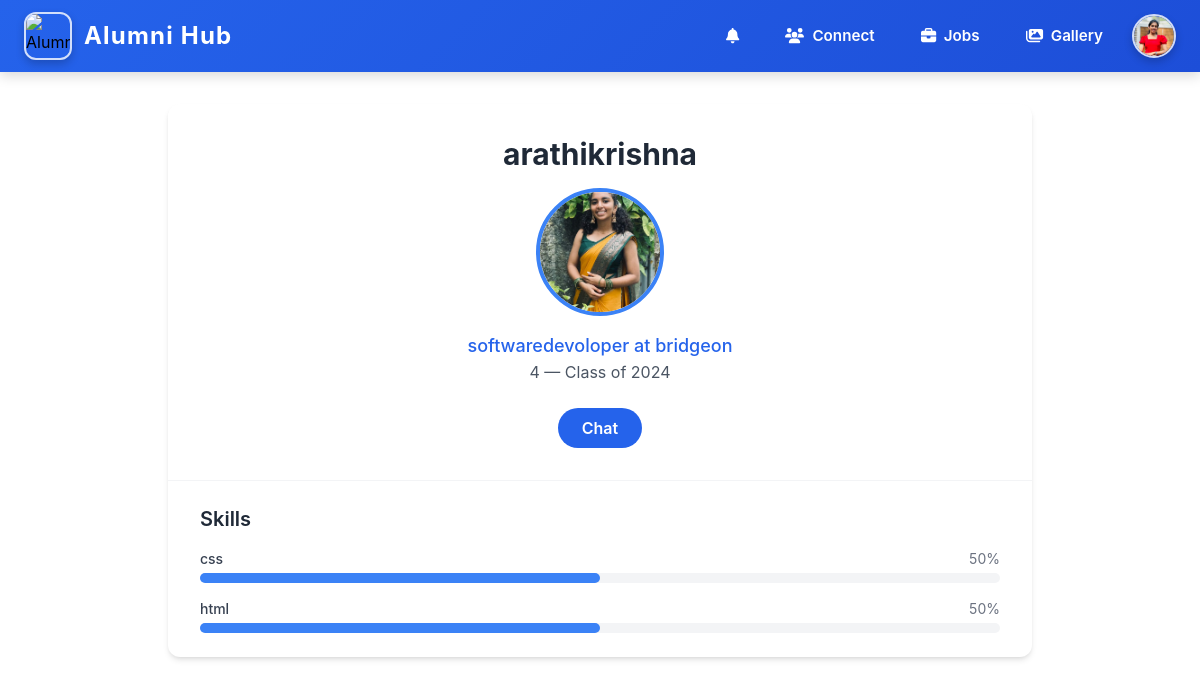
Page /profile/4/ (signed in) on the committed database.
### myapp/models.py (models this page shows, shortened)
class User(AbstractUser):
    is_alumni = models.BooleanField(default=False)
    is_student = models.BooleanField(default=False)
    groups = models.ManyToManyField(Group, related_name="custom_user_groups", blank=True)
    user_permissions = models.ManyToManyField(Permission, related_name="custom_user_permissions", blank=True)

class StudentProfile(models.Model):
    user = models.OneToOneField(User, on_delete=models.CASCADE, related_name='student_profile')
    enrollment_year = models.PositiveIntegerField()
    major = models.CharField(max_length=255)
    resume = models.FileField(upload_to='resumes/', blank=True, null=True)
    profile_picture = models.ImageField(upload_to='profile_pics/', blank=True, null=True)

class AlumniProfile(models.Model):
    user = models.OneToOneField(User, on_delete=models.CASCADE, related_name='alumni_profile')
    company = models.CharField(max_length=255, blank=True, null=True)
    job_title = models.CharField(max_length=255, blank=True, null=True)
    graduation_year = models.PositiveIntegerField(default=2025)
    linkedin = models.URLField(blank=True, null=True)
    profile_picture = models.ImageField(upload_to='profile_pics/', blank=True, null=True)
    department = models.CharField(max_length=100)  # <- Make sure this exists
    passout_year = models.IntegerField(default=2025)           # <- And this too

class Skill(models.Model):
    alumni = models.ForeignKey(User, on_delete=models.CASCADE, related_name='skills')
    name = models.CharField(max_length=100)
    proficiency = models.PositiveIntegerField()  # Percentage 0–100

### myapp/views.py (the view)
# urls.py: path('profile/<int:user_id>/',view_profile, name='view_profile'),
def view_profile(request, user_id):
    user = get_object_or_404(User, id=user_id)
    profile = None
    profile_type = None
    try:
        profile = AlumniProfile.objects.get(user=user)
        profile_type = "alumni"
    except AlumniProfile.DoesNotExist:
        try:
            profile = StudentProfile.objects.get(user=user)
            profile_type = "student"
        except StudentProfile.DoesNotExist:
            profile = None
    if not profile:
        return render(request, 'profile_not_found.html', {'user': user})
    return render(request, 'profile_detail.html', {
        'profile': profile,
        'profile_type': profile_type
    })

### myapp/context_processors.py (called while the page is built)
def notification_count(request):
    if request.user.is_authenticated:
        return {
            'unread_notification_count': Notification.objects.filter(
                user=request.user,
                is_read=False
            ).count()
        }
    return {}

### templates/profile_detail.html
{% extends 'home.html' %}
{% load static %}
{% block content %}
{% include "navbar.html" %}
<div class="max-w-4xl mx-auto px-4 py-8 space-y-6">
  <div class="bg-white rounded-xl shadow-md overflow-hidden">
    <div class="p-8 text-center">
      <h1 class="text-3xl font-bold text-gray-800 mb-4">{{ profile.user.username }}</h1>
      {% if profile.profile_picture %}
        <img src="{{ profile.profile_picture.url }}" alt="Profile" class="w-32 h-32 mx-auto rounded-full border-4 border-blue-500 mb-4 object-cover">
      {% else %}
        <img src="{% static 'default_profile.png' %}" alt="Default Profile" class="w-32 h-32 mx-auto rounded-full border-4 border-blue-500 mb-4 object-cover">
      {% endif %}
      {% if profile_type == 'alumni' %}
        <p class="text-lg text-blue-600 font-medium">{{ profile.job_title }} at {{ profile.company }}</p>
        <p class="text-gray-600">{{ profile.department }} — Class of {{ profile.graduation_year }}</p>
      {% elif profile_type == 'student' %}
        <p class="text-lg text-green-600 font-medium">{{ profile.major }}</p>
        <p class="text-gray-600">Enrolled in {{ profile.enrollment_year }}</p>
      {% endif %}
      {% if request.user != profile.user %}
        <a href="{% url 'chat' profile.user.username %}" class="inline-block mt-6 px-6 py-2 bg-blue-600 text-white font-semibold rounded-full hover:bg-blue-700 transition duration-200">
          Chat
        </a>
      {% endif %}
    </div>
    <div class="border-t border-gray-100 px-8 py-6">
      <h2 class="text-xl font-semibold text-gray-800 mb-4">Skills</h2>
      {% if profile.user.skills.all %}
        <div class="space-y-4">
          {% for skill in profile.user.skills.all %}
            <div>
              <div class="flex justify-between text-sm mb-1">
                <span class="font-medium text-gray-700">{{ skill.name }}</span>
                <span class="text-gray-500">{{ skill.proficiency }}%</span>
              </div>
              <div class="w-full bg-gray-100 rounded-full h-2.5">
                <div class="bg-blue-500 h-2.5 rounded-full" style="width: {{ skill.proficiency }}%"></div>
              </div>
            </div>
          {% endfor %}
        </div>
      {% else %}
        <p class="text-gray-500">No skills added yet.</p>
      {% endif %}
    </div>
  </div>
</div>
{% endblock %}

### templates/navbar.html (shortened to what this page needs)
</head>
<body>
  <nav class="navbar">
    <div class="navbar-container">
      <a href="{% url 'home' %}" class="navbar-logo">
        <img class="logo-image"
             src="https://encrypted-tbn0.gstatic.com/images?q=tbn:ANd9GcR6Wxo3iWcQN14Me9G9DkT4dSHTUvrpSCCp8g&s"
             alt="Alumni Hub Logo">
        <span class="logo-text">Alumni Hub</span>
      </a>
      <div id="main-menu" class="navbar-menu">
        {% if user.is_authenticated %}
          {% if user.is_superuser %}
            <a href="{% url 'admin_dashboard' %}" class="nav-link highlighted">
              <i class="fas fa-tachometer-alt"></i> Admin Dashboard
            </a>
            <form action="{% url 'signout' %}" method="post">
              {% csrf_token %}
              <button type="submit" class="nav-button">
                <i class="fas fa-sign-out-alt mr-2"></i> Sign Out
              </button>
            </form>
          {% elif user.is_student %}
            <a href="{% url 'my_notifications' %}" class="nav-link" style="position: relative;">
              <i class="fas fa-bell"></i>
            </a>
            <a href="{% url 'combined_user_list' %}" class="nav-link"><i class="fas fa-users"></i> Connect</a>
            <a href="{% url 'jobpost_list' %}" class="nav-link"><i class="fas fa-briefcase"></i> Jobs</a>
            <a href="{% url 'photo_gallery' %}" class="nav-link"><i class="fas fa-images"></i> Gallery</a>
            <div class="profile-container">
              <button id="profile-btn" class="profile-button">
                {% if user.student_profile.profile_picture %}
                  <img class="profile-image" src="{{ user.student_profile.profile_picture.url }}" alt="Profile Picture">
                {% else %}
                  <img class="profile-image" src="/static/images/default_profile.png" alt="Default Profile">
                {% endif %}
              </button>
            </div>
          {% endif %}
        {% else %}
          <a href="{% url 'signin' %}" class="nav-link"><i class="fas fa-sign-in-alt"></i> Sign In</a>
          <a href="{% url 'signup' %}" class="nav-button"><i class="fas fa-user-plus mr-2"></i> Sign Up</a>
        {% endif %}
      </div>
    </div>
  </nav>

### templates/navbar.html (style rules this page uses)
body { font-family: 'Inter', sans-serif; margin: 0; padding: 0; }
.navbar { background: linear-gradient(135deg, #2563eb 0%, #1d4ed8 100%); box-shadow: 0 4px 12px rgba(0, 0, 0, 0.15); position: sticky; top: 0; z-index: 100; }
.navbar-container { max-width: 1400px; margin: 0 auto; padding: 0.75rem 1.5rem; display: flex; justify-content: space-between; align-items: center; }
.navbar-logo { display: flex; align-items: center; gap: 0.75rem; text-decoration: none; position: relative; z-index: 110; }
.logo-image { width: 3rem; height: 3rem; border-radius: 12px; border: 2px solid rgba(255, 255, 255, 0.8); box-shadow: 0 4px 8px rgba(0, 0, 0, 0.2); transition: all 0.3s ease; object-fit: cover; }
.logo-text { font-size: 1.5rem; font-weight: 700; color: white; letter-spacing: 0.05em; position: relative; display: inline-block; }
.logo-text:after { content: ''; position: absolute; width: 0; height: 2px; bottom: -2px; left: 0; background-color: white; transition: width 0.3s ease; }
.navbar-menu { display: flex; align-items: center; gap: 0.75rem; }
.nav-link { color: white; text-decoration: none; font-weight: 600; font-size: 0.95rem; padding: 0.5rem 1rem; border-radius: 8px; border: 1.5px solid transparent; transition: all 0.3s ease; display: flex; align-items: center; gap: 0.5rem; }
.profile-container { position: relative; }
.profile-button { background: transparent; border: none; padding: 0; cursor: pointer; display: flex; align-items: center; }
.profile-image { width: 2.75rem; height: 2.75rem; border-radius: 50%; border: 2px solid rgba(255, 255, 255, 0.8); box-shadow: 0 4px 8px rgba(0, 0, 0, 0.2); object-fit: cover; transition: all 0.3s ease; }

### rows in the picture
User: student_profile.profile_picture (picture)
AlumniProfile: user.username "arathikrishna", profile_picture (picture), job_title "softwaredevoloper", company "bridgeon", department "4", graduation_year "2024"
Skill: name "css", proficiency "50"
Skill: name "html", proficiency "50"
